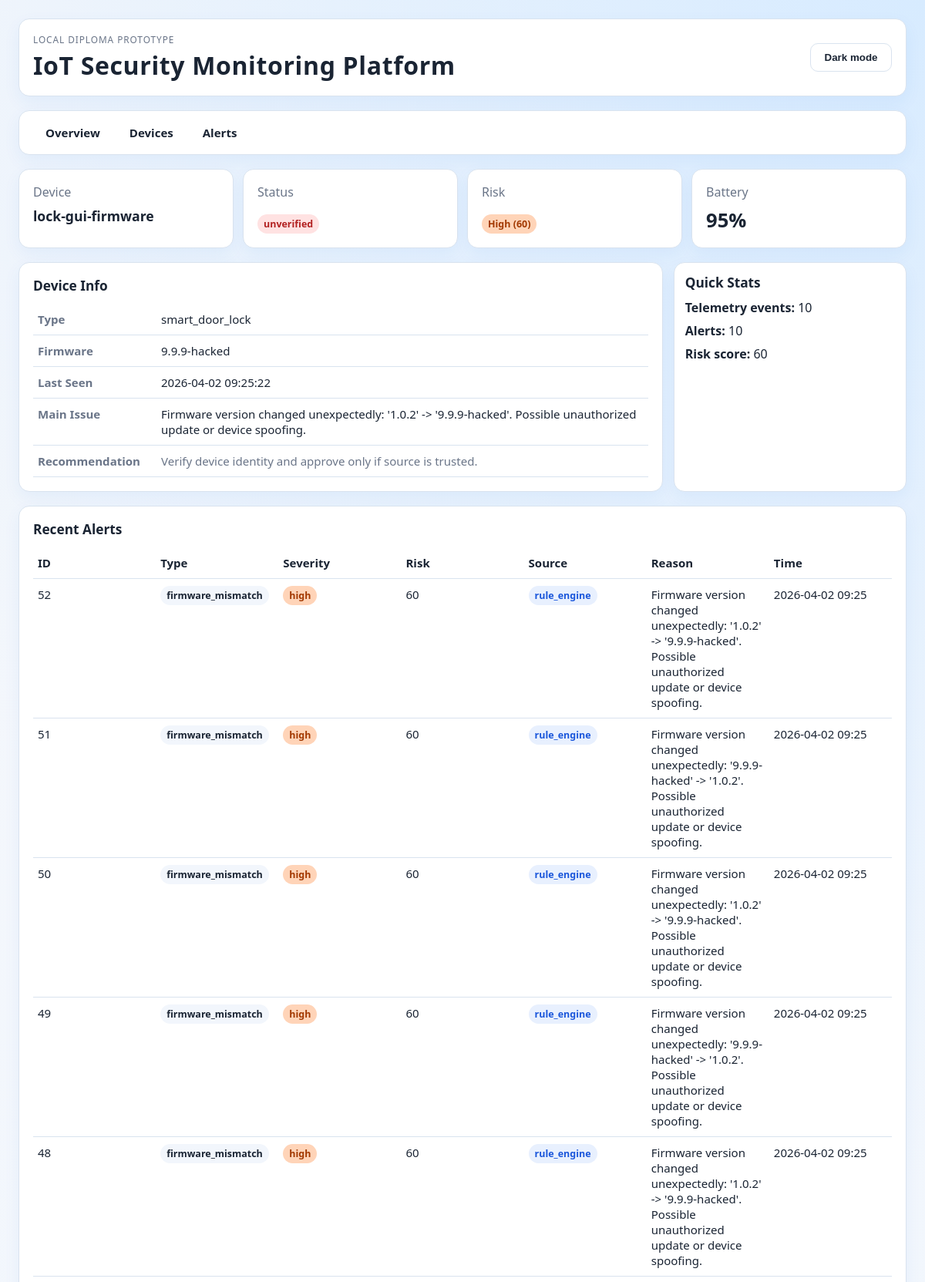
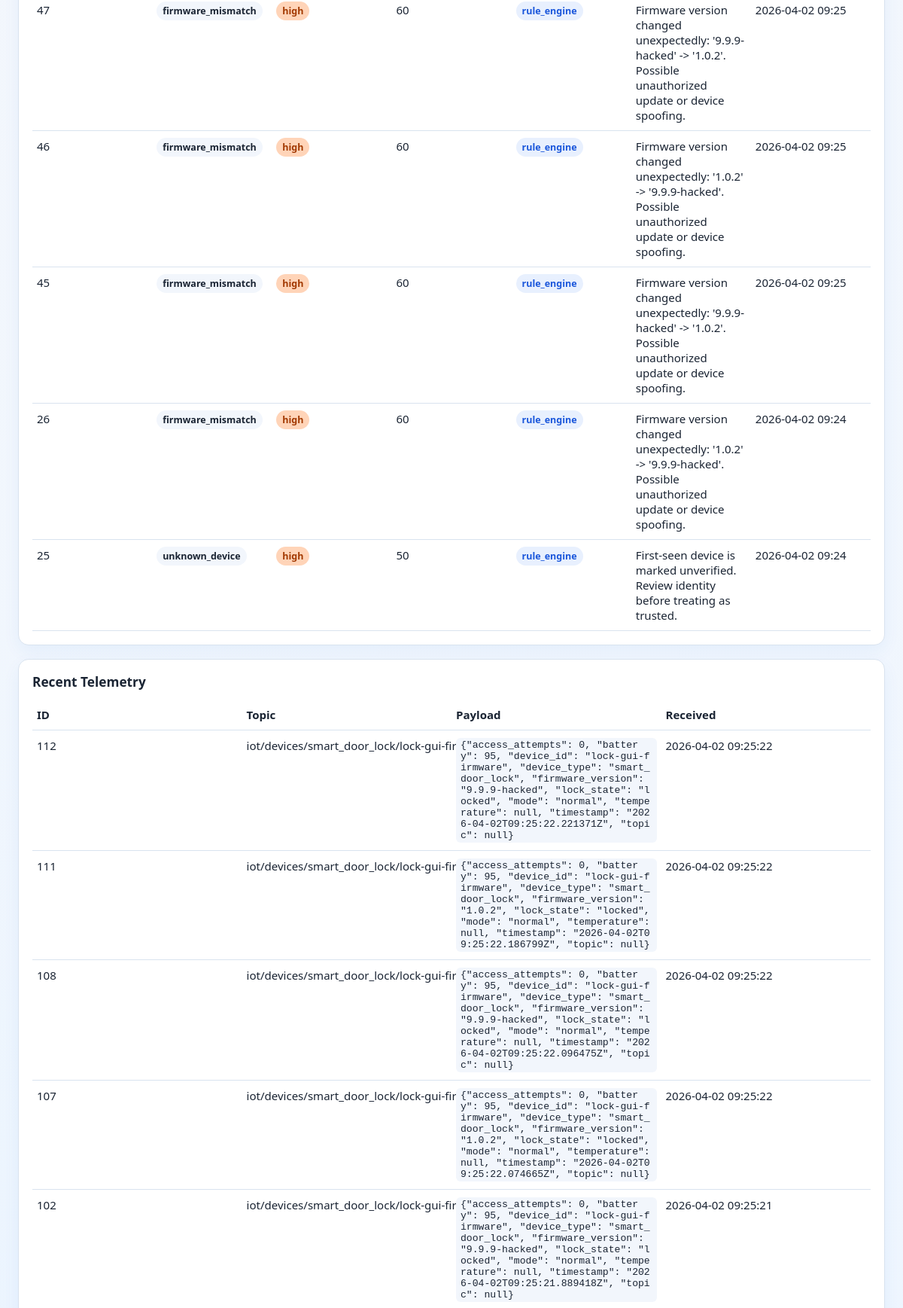
The app's page /dashboard/devices/lock-gui-firmware (upper part) with its own data (2 pictures, top to bottom).
### app/models/device.py (models this page shows)
class Device(Base):
    __tablename__ = "devices"
    id: Mapped[int] = mapped_column(Integer, primary_key=True)
    device_id: Mapped[str] = mapped_column(String(100), unique=True, index=True)
    device_type: Mapped[str] = mapped_column(String(50), index=True)
    name: Mapped[str | None] = mapped_column(String(100), nullable=True)
    status: Mapped[str] = mapped_column(String(30), default="offline")
    firmware_version: Mapped[str | None] = mapped_column(String(50), nullable=True)
    last_seen_at: Mapped[datetime | None] = mapped_column(
        DateTime(timezone=True), nullable=True
    )
    created_at: Mapped[datetime] = mapped_column(
        DateTime(timezone=True), default=utc_now
    )
    updated_at: Mapped[datetime] = mapped_column(
        DateTime(timezone=True), default=utc_now, onupdate=utc_now
    )

### app/models/alert.py (models this page shows)
class Alert(Base):
    __tablename__ = "alerts"
    id: Mapped[int] = mapped_column(Integer, primary_key=True)
    device_id: Mapped[str | None] = mapped_column(
        String(100), index=True, nullable=True
    )
    alert_type: Mapped[str] = mapped_column(String(50), index=True)
    severity: Mapped[str] = mapped_column(String(20), index=True)
    risk_score: Mapped[int] = mapped_column(Integer)
    reason: Mapped[str] = mapped_column(Text)
    source: Mapped[str] = mapped_column(String(50), default="rule_engine")
    status: Mapped[str] = mapped_column(String(30), default="open")
    created_at: Mapped[datetime] = mapped_column(
        DateTime(timezone=True), default=utc_now, index=True
    )

### app/models/telemetry_event.py (models this page shows)
class TelemetryEvent(Base):
    __tablename__ = "telemetry_events"
    id: Mapped[int] = mapped_column(Integer, primary_key=True)
    device_id: Mapped[str | None] = mapped_column(
        String(100), index=True, nullable=True
    )
    topic: Mapped[str] = mapped_column(String(255))
    payload_json: Mapped[str] = mapped_column(Text)
    received_at: Mapped[datetime] = mapped_column(
        DateTime(timezone=True), default=utc_now, index=True
    )

### app/main.py (the view)
@app.get("/dashboard/devices/{device_id}", response_class=HTMLResponse)
def dashboard_device_detail(
    request: Request, device_id: str, db: Session = Depends(get_db)
) -> HTMLResponse:
    detail = _get_device_detail(db, device_id=device_id)
    if detail is None:
        raise HTTPException(status_code=404, detail="Device not found")
    return templates.TemplateResponse(
        request=request,
        name="device_detail.html",
        context={"detail": detail},
    )

### app/templates/device_detail.html (shortened to what this page needs)
<!DOCTYPE html>
<html lang="ru">
<head>
    <link rel="stylesheet" href="{{ url_for('static', path='/dashboard.css') }}">
</head>
<body>
<main class="page-shell">
    <header class="topbar card">
        <div>
            <p class="eyebrow">Local diploma prototype</p>
            <h1>IoT Security Monitoring Platform</h1>
        </div>
        <div class="actions">
            <button type="button" id="theme-toggle" class="theme-toggle" aria-pressed="false">Dark mode</button>
        </div>
    </header>
    <nav class="nav-bar card">
        <a href="/">Overview</a>
        <a href="/dashboard/devices">Devices</a>
        <a href="/dashboard/alerts">Alerts</a>
    </nav>
    <section class="kpis">
        <article class="card kpi">
            <p>Device</p>
            <strong style="font-size:1.1rem">{{ detail.device.device_id }}</strong>
        </article>
        <article class="card kpi">
            <p>Status</p>
            <strong><span class="badge {{ 'online' if detail.device.status == 'online' else 'offline' }}">{{ detail.device.status }}</span></strong>
        </article>
        <article class="card kpi">
            <p>Risk</p>
            <strong><span class="badge risk-{{ detail.device.risk_level | lower }}">{{ detail.device.risk_level }} ({{ detail.device.risk_score }})</span></strong>
        </article>
        <article class="card kpi">
            <p>Battery</p>
            <strong>{{ detail.device.battery if detail.device.battery is not none else '--' }}{% if detail.device.battery is not none %}%{% endif %}</strong>
        </article>
    </section>
    <section class="layout-grid">
        <article class="card">
            <h2>Device Info</h2>
            <table class="detail-table">
                <tr><th>Type</th><td>{{ detail.device.device_type }}</td></tr>
                <tr><th>Firmware</th><td>{{ detail.device.firmware_version or '--' }}</td></tr>
                <tr><th>Last Seen</th><td>{{ detail.device.last_seen_at.strftime('%Y-%m-%d %H:%M:%S') if detail.device.last_seen_at else '--' }}</td></tr>
                <tr><th>Main Issue</th><td>{{ detail.device.main_issue }}</td></tr>
                <tr><th>Recommendation</th><td class="recommendation-cell">{{ detail.device.recommendation }}</td></tr>
            </table>
        </article>
        <aside class="side-column">
            <article class="card side-card-compact">
                <h2>Quick Stats</h2>
                <ul class="detail-stats">
                    <li><strong>Telemetry events:</strong> {{ detail.recent_telemetry | length }}</li>
                    <li><strong>Alerts:</strong> {{ detail.recent_alerts | length }}</li>
                    <li><strong>Risk score:</strong> {{ detail.device.risk_score }}</li>
                </ul>
            </article>
        </aside>
    </section>
    <section class="card">
        <h2>Recent Alerts</h2>
        <table>
            <thead>
            <tr>
                <th>ID</th>
                <th>Type</th>
                <th>Severity</th>
                <th>Risk</th>
                <th>Source</th>
                <th>Reason</th>
                <th>Time</th>
            </tr>
            </thead>
            <tbody>
            {% if detail.recent_alerts %}
                {% for alert in detail.recent_alerts %}
                <tr>
                    <td>{{ alert.id }}</td>
                    <td><span class="badge alert-type">{{ alert.alert_type }}</span></td>
                    <td><span class="badge risk-{{ alert.severity }}">{{ alert.severity }}</span></td>
                    <td>{{ alert.risk_score }}</td>
                    <td><span class="badge source-{{ alert.source }}">{{ alert.source }}</span></td>
                    <td>{{ alert.reason }}</td>
                    <td class="nowrap">{{ alert.created_at.strftime('%Y-%m-%d %H:%M') }}</td>
                </tr>
                {% endfor %}
            {% else %}
                <tr><td colspan="7">No alerts for this device.</td></tr>
            {% endif %}
            </tbody>
        </table>
    </section>
    <section class="card">
        <h2>Recent Telemetry</h2>
        <table>
            <thead>
            <tr>
                <th>ID</th>
                <th>Topic</th>
                <th>Payload</th>
                <th>Received</th>
            </tr>
            </thead>
            <tbody>
            {% if detail.recent_telemetry %}
                {% for event in detail.recent_telemetry %}
                <tr>
                    <td>{{ event.id }}</td>
                    <td class="nowrap">{{ event.topic }}</td>
                    <td><code class="payload-code">{{ event.payload | tojson }}</code></td>
                    <td class="nowrap">{{ event.received_at.strftime('%Y-%m-%d %H:%M:%S') }}</td>
                </tr>
                {% endfor %}
            {% else %}
                <tr><td colspan="4">No telemetry events for this device.</td></tr>
            {% endif %}
            </tbody>
        </table>
    </section>
</main>
</body>
</html>

### app/static/dashboard.css (style rules this page uses)
:root { --bg-1: #f5f7fb; --bg-2: #eef6ff; --glow-top: #d7ebff; --glow-bottom: #e8f3ff; --ink: #1a2433; --muted: #6a7588; --card: #ffffff; --stroke: #d9e3ef; --accent: #1066d6; --accent-soft: #dcecff; --button-bg: #ffffff; --button-ink: #1a2433; --code-bg: #f2f6fc; --ok: #18884f; --warn: #8a6800; --shadow-color: rgb(16 102 214 / 6%); --font-ui: "Segoe UI", "Trebuchet MS", sans-serif; }
* { box-sizing: border-box; }
body { margin: 0; color: var(--ink); font-family: var(--font-ui); background: radial-gradient(circle at top right, var(--glow-top) 0%, transparent 35%), radial-gradient(circle at bottom left, var(--glow-bottom) 0%, transparent 40%), linear-gradient(160deg, var(--bg-1), var(--bg-2)); transition: background 0.25s ease, color 0.25s ease; }
.page-shell { max-width: 1240px; margin: 0 auto; padding: 24px; display: grid; gap: 18px; }
.card { background: var(--card); border: 1px solid var(--stroke); border-radius: 14px; padding: 18px; box-shadow: 0 8px 22px var(--shadow-color); transition: background 0.25s ease, border-color 0.25s ease; }
.topbar { display: flex; justify-content: space-between; align-items: center; gap: 16px; }
.topbar h1 { margin: 4px 0 0; font-size: clamp(1.4rem, 3vw, 2rem); letter-spacing: 0.02em; }
.eyebrow { margin: 0; color: var(--muted); text-transform: uppercase; font-size: 0.74rem; letter-spacing: 0.08em; }
.actions { display: flex; gap: 10px; }
button { border-radius: 10px; border: 1px solid var(--stroke); background: var(--button-bg); color: var(--button-ink); padding: 10px 14px; font-weight: 600; cursor: pointer; transition: background 0.2s ease, border-color 0.2s ease, color 0.2s ease; }
.theme-toggle { min-width: 106px; }
.kpis { display: grid; gap: 12px; grid-template-columns: repeat(4, minmax(0, 1fr)); }
.kpi p { margin: 0; color: var(--muted); }
.kpi strong { display: inline-block; margin-top: 8px; font-size: 1.6rem; }
.layout-grid { display: grid; gap: 14px; grid-template-columns: 2.35fr 0.85fr; }
.side-column { display: grid; gap: 10px; }
.side-card-compact { padding: 14px; }
.side-card-compact h2 { margin-bottom: 10px; }
h2 { margin: 0 0 12px; font-size: 1.08rem; }
table { width: 100%; border-collapse: collapse; font-size: 0.94rem; table-layout: fixed; }
th, td { text-align: left; border-bottom: 1px solid var(--stroke); padding: 10px 6px; vertical-align: top; word-break: break-word; }
.recommendation-cell { color: var(--muted); line-height: 1.35; min-width: 230px; }
.badge { padding: 4px 8px; border-radius: 999px; font-size: 0.78rem; font-weight: 700; }
.badge.offline { background: #ffe2e2; color: #b22020; }
.badge.risk-high { background: #ffd4b8; color: #a23800; }
code { background: var(--code-bg); border-radius: 6px; padding: 2px 6px; }
.nav-bar { display: flex; gap: 6px; padding: 10px 18px; }
.nav-bar a { padding: 8px 16px; border-radius: 8px; text-decoration: none; color: var(--ink); font-weight: 600; font-size: 0.94rem; transition: background 0.15s ease; }
.nowrap { white-space: nowrap; }
.badge.alert-type { background: var(--code-bg); color: var(--ink); font-weight: 600; }
.badge.source-rule_engine { background: #e8f0fe; color: #1a56db; }
.detail-table { table-layout: auto; }
.detail-table th { width: 160px; color: var(--muted); font-weight: 600; }
.detail-stats { list-style: none; margin: 0; padding: 0; }
.detail-stats li { margin-bottom: 8px; }
.payload-code { font-size: 0.82rem; max-width: 500px; display: inline-block; overflow-wrap: break-word; word-break: break-all; }

### records on screen
Device: device.device_id "lock-gui-firmware", device.status "unverified", device.device_type "smart_door_lock", device "9.9.9-hacked", device.last_seen_at "2026-04-02 09:25:22"
Alert: device.main_issue "Firmware version changed unexpectedly: '1.0.2' -> '9.9.9-hacked'. Possible unauthorized update or device spoofing.", id "52", alert_type "firmware_mismatch", severity "high", risk_score "60", source "rule_engine", reason "Firmware version changed unexpectedly: '1.0.2' -> '9.9.9-hacked'. Possible unauthorized update or device spoofing.", created_at "2026-04-02 09:25"
Alert: id "51", alert_type "firmware_mismatch", severity "high", risk_score "60", source "rule_engine", reason "Firmware version changed unexpectedly: '9.9.9-hacked' -> '1.0.2'. Possible unauthorized update or device spoofing.", created_at "2026-04-02 09:25"
Alert: id "50", alert_type "firmware_mismatch", severity "high", risk_score "60", source "rule_engine", reason "Firmware version changed unexpectedly: '1.0.2' -> '9.9.9-hacked'. Possible unauthorized update or device spoofing.", created_at "2026-04-02 09:25"
Alert: id "49", alert_type "firmware_mismatch", severity "high", risk_score "60", source "rule_engine", reason "Firmware version changed unexpectedly: '9.9.9-hacked' -> '1.0.2'. Possible unauthorized update or device spoofing.", created_at "2026-04-02 09:25"
Alert: id "48", alert_type "firmware_mismatch", severity "high", risk_score "60", source "rule_engine", reason "Firmware version changed unexpectedly: '1.0.2' -> '9.9.9-hacked'. Possible unauthorized update or device spoofing.", created_at "2026-04-02 09:25"
Alert: id "47", alert_type "firmware_mismatch", severity "high", risk_score "60", source "rule_engine", reason "Firmware version changed unexpectedly: '9.9.9-hacked' -> '1.0.2'. Possible unauthorized update or device spoofing.", created_at "2026-04-02 09:25"
Alert: id "46", alert_type "firmware_mismatch", severity "high", risk_score "60", source "rule_engine", reason "Firmware version changed unexpectedly: '1.0.2' -> '9.9.9-hacked'. Possible unauthorized update or device spoofing.", created_at "2026-04-02 09:25"
Alert: id "45", alert_type "firmware_mismatch", severity "high", risk_score "60", source "rule_engine", reason "Firmware version changed unexpectedly: '9.9.9-hacked' -> '1.0.2'. Possible unauthorized update or device spoofing.", created_at "2026-04-02 09:25"
Alert: id "26", alert_type "firmware_mismatch", severity "high", risk_score "60", source "rule_engine", reason "Firmware version changed unexpectedly: '1.0.2' -> '9.9.9-hacked'. Possible unauthorized update or device spoofing.", created_at "2026-04-02 09:24"
Alert: id "25", alert_type "unknown_device", severity "high", risk_score "50", source "rule_engine", reason "First-seen device is marked unverified. Review identity before treating as trusted.", created_at "2026-04-02 09:24"
TelemetryEvent: id "112", topic "iot/devices/smart_door_lock/lock-gui-firmware/telemetry", payload|tojson "{\"access_attempts\": 0, \"battery\": 95, \"device_id\": \"lock-gui-firmware\", \"device_type\": \"smart_door_lock\", \"firmware_version\": \"9.9.9-hacked\", \"lock_state\": \"locked\", \"mode\": \"normal\", \"temperature\": null, \"timestamp\": \"2026-04-02T09:25:22.221371Z\", \"topic\": null}", received_at "2026-04-02 09:25:22"
TelemetryEvent: id "111", topic "iot/devices/smart_door_lock/lock-gui-firmware/telemetry", payload|tojson "{\"access_attempts\": 0, \"battery\": 95, \"device_id\": \"lock-gui-firmware\", \"device_type\": \"smart_door_lock\", \"firmware_version\": \"1.0.2\", \"lock_state\": \"locked\", \"mode\": \"normal\", \"temperature\": null, \"timestamp\": \"2026-04-02T09:25:22.186799Z\", \"topic\": null}", received_at "2026-04-02 09:25:22"
TelemetryEvent: id "108", topic "iot/devices/smart_door_lock/lock-gui-firmware/telemetry", payload|tojson "{\"access_attempts\": 0, \"battery\": 95, \"device_id\": \"lock-gui-firmware\", \"device_type\": \"smart_door_lock\", \"firmware_version\": \"9.9.9-hacked\", \"lock_state\": \"locked\", \"mode\": \"normal\", \"temperature\": null, \"timestamp\": \"2026-04-02T09:25:22.096475Z\", \"topic\": null}", received_at "2026-04-02 09:25:22"
TelemetryEvent: id "107", topic "iot/devices/smart_door_lock/lock-gui-firmware/telemetry", payload|tojson "{\"access_attempts\": 0, \"battery\": 95, \"device_id\": \"lock-gui-firmware\", \"device_type\": \"smart_door_lock\", \"firmware_version\": \"1.0.2\", \"lock_state\": \"locked\", \"mode\": \"normal\", \"temperature\": null, \"timestamp\": \"2026-04-02T09:25:22.074665Z\", \"topic\": null}", received_at "2026-04-02 09:25:22"
TelemetryEvent: id "102", topic "iot/devices/smart_door_lock/lock-gui-firmware/telemetry", payload|tojson "{\"access_attempts\": 0, \"battery\": 95, \"device_id\": \"lock-gui-firmware\", \"device_type\": \"smart_door_lock\", \"firmware_version\": \"9.9.9-hacked\", \"lock_state\": \"locked\", \"mode\": \"normal\", \"temperature\": null, \"timestamp\": \"2026-04-02T09:25:21.889418Z\", \"topic\": null}", received_at "2026-04-02 09:25:21"

### other values on screen
{{ detail.device.risk_level }} "High"
{{ detail.device.risk_score }} "60"
{{ detail.device.battery if detail.device.battery is not none else '--' }} "95"
{{ detail.device.recommendation }} "Verify device identity and approve only if source is trusted."
{{ detail.recent_telemetry | length }} "10"
{{ detail.recent_alerts | length }} "10"
